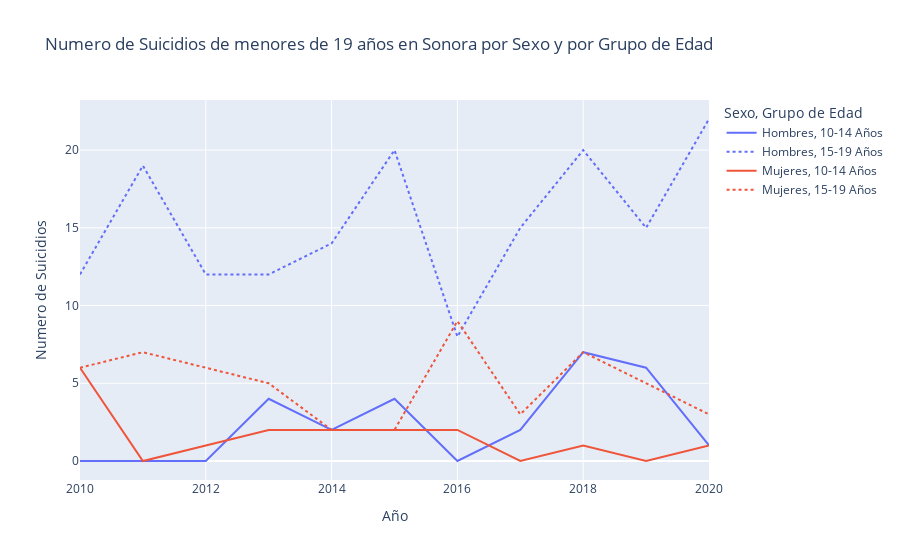

Notebook code for this chart:
### Code cell
# Suicidios por Sexo
dff = sonora_data_tidy[sonora_data_tidy['sexo'] != 'Total']
#dff = dff.groupby(['fecha' 'grupo_ws','sexo']).suicidios.sum().reset_index()
fig = px.line(dff, x="fecha", y="suicidios", color='sexo', line_dash = 'grupo_edad',
                title='Numero de Suicidios de menores de 19 años en Sonora por Sexo y por Grupo de Edad',
                labels={'suicidios' : 'Numero de Suicidios',
                        'fecha': 'Año',
                        'sexo': 'Sexo',
                        'grupo_edad': 'Grupo de Edad'})
newnames = {'Hombres, suicidios_edad_10_14':'Hombres, 10-14 Años',
            'Hombres, suicidios_edad_15_19':'Hombres, 15-19 Años',
            'Mujeres, suicidios_edad_10_14':'Mujeres, 10-14 Años',
            'Mujeres, suicidios_edad_15_19':'Mujeres, 15-19 Años'}
fig.for_each_trace(lambda t: t.update(name = newnames[t.name],
                                      legendgroup = newnames[t.name],
                                      hovertemplate = t.hovertemplate.replace(t.name, newnames[t.name])
                                     )
                  )
fig.show()

### Figure 1 — Plotly figure (JSON) as saved in the notebook; plotly's stock layout.template omitted (floating-point values rounded to 4 significant figures)
{"data": [{"hovertemplate": "Sexo=Hombres<br>Grupo de Edad=suicidios_edad_10_14<br>Año=%{x}<br>Numero de Suicidios=%{y}<extra></extra>", "legendgroup": "Hombres, 10-14 Años", "line": {"color": "#636efa", "dash": "solid"}, "marker": {"symbol": "circle"}, "mode": "lines", "name": "Hombres, 10-14 Años", "orientation": "v", "showlegend": true, "type": "scatter", "x": [2010, 2011, 2012, 2013, 2014, 2015, 2016, 2017, 2018, 2019, 2020], "xaxis": "x", "y": [0, 0, 0, 4, 2, 4, 0, 2, 7, 6, 1], "yaxis": "y"}, {"hovertemplate": "Sexo=Hombres<br>Grupo de Edad=suicidios_edad_15_19<br>Año=%{x}<br>Numero de Suicidios=%{y}<extra></extra>", "legendgroup": "Hombres, 15-19 Años", "line": {"color": "#636efa", "dash": "dot"}, "marker": {"symbol": "circle"}, "mode": "lines", "name": "Hombres, 15-19 Años", "orientation": "v", "showlegend": true, "type": "scatter", "x": [2010, 2011, 2012, 2013, 2014, 2015, 2016, 2017, 2018, 2019, 2020], "xaxis": "x", "y": [12, 19, 12, 12, 14, 20, 8, 15, 20, 15, 22], "yaxis": "y"}, {"hovertemplate": "Sexo=Mujeres<br>Grupo de Edad=suicidios_edad_10_14<br>Año=%{x}<br>Numero de Suicidios=%{y}<extra></extra>", "legendgroup": "Mujeres, 10-14 Años", "line": {"color": "#EF553B", "dash": "solid"}, "marker": {"symbol": "circle"}, "mode": "lines", "name": "Mujeres, 10-14 Años", "orientation": "v", "showlegend": true, "type": "scatter", "x": [2010, 2011, 2012, 2013, 2014, 2015, 2016, 2017, 2018, 2019, 2020], "xaxis": "x", "y": [6, 0, 1, 2, 2, 2, 2, 0, 1, 0, 1], "yaxis": "y"}, {"hovertemplate": "Sexo=Mujeres<br>Grupo de Edad=suicidios_edad_15_19<br>Año=%{x}<br>Numero de Suicidios=%{y}<extra></extra>", "legendgroup": "Mujeres, 15-19 Años", "line": {"color": "#EF553B", "dash": "dot"}, "marker": {"symbol": "circle"}, "mode": "lines", "name": "Mujeres, 15-19 Años", "orientation": "v", "showlegend": true, "type": "scatter", "x": [2010, 2011, 2012, 2013, 2014, 2015, 2016, 2017, 2018, 2019, 2020], "xaxis": "x", "y": [6, 7, 6, 5, 2, 2, 9, 3, 7, 5, 3], "yaxis": "y"}], "layout": {"legend": {"title": {"text": "Sexo, Grupo de Edad"}, "tracegroupgap": 0}, "title": {"text": "Numero de Suicidios de menores de 19 años en Sonora por Sexo y por Grupo de Edad"}, "xaxis": {"anchor": "y", "domain": [0, 1], "title": {"text": "Año"}}, "yaxis": {"anchor": "x", "domain": [0, 1], "title": {"text": "Numero de Suicidios"}}}}
